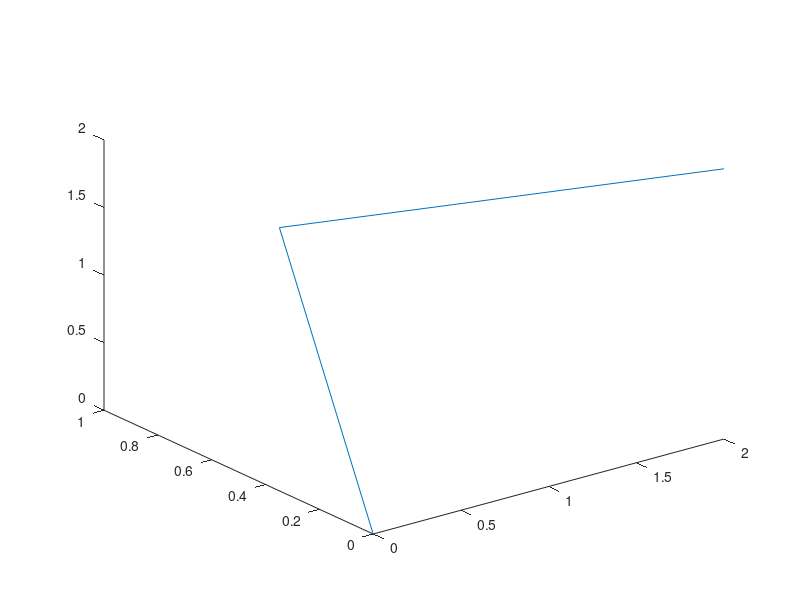

Source code (MATLAB): (Note: this script raises an error after producing the figure.)
f = figure(206);
plot3([0, 1, 2], [0, 1, 0], [0, 1, 2]);
state_on = rotate3d("on");
state_toggle = rotate3d();
state_off = rotate3d("off");
view_state = view();
